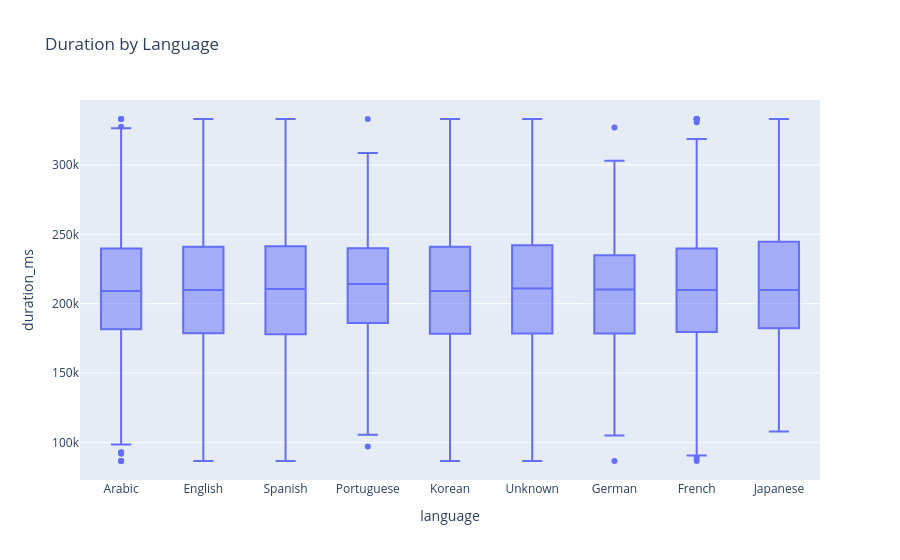

Write notebook code for a chart like this one.
### Code cell
fig4 = px.box(df, x='language', y='duration_ms', title='Duration by Language')
fig4.show()

### Figure 1 — Plotly figure (JSON) as saved in the notebook; plotly's stock layout.template omitted (floating-point values rounded to 4 significant figures; data arrays with more than 128 entries replaced by an {"elided": "..."} marker saying what was removed)
{"data": [{"alignmentgroup": "True", "hovertemplate": "language=%{x}<br>duration_ms=%{y}<extra></extra>", "legendgroup": "", "marker": {"color": "#636efa"}, "name": "", "notched": false, "offsetgroup": "", "orientation": "v", "showlegend": false, "type": "box", "x": {"elided": "10000 str values"}, "x0": " ", "xaxis": "x", "y": {"elided": "10000 float values"}, "y0": " ", "yaxis": "y"}], "layout": {"boxmode": "group", "legend": {"tracegroupgap": 0}, "title": {"text": "Duration by Language"}, "xaxis": {"anchor": "y", "domain": [0, 1], "title": {"text": "language"}}, "yaxis": {"anchor": "x", "domain": [0, 1], "title": {"text": "duration_ms"}}}}
